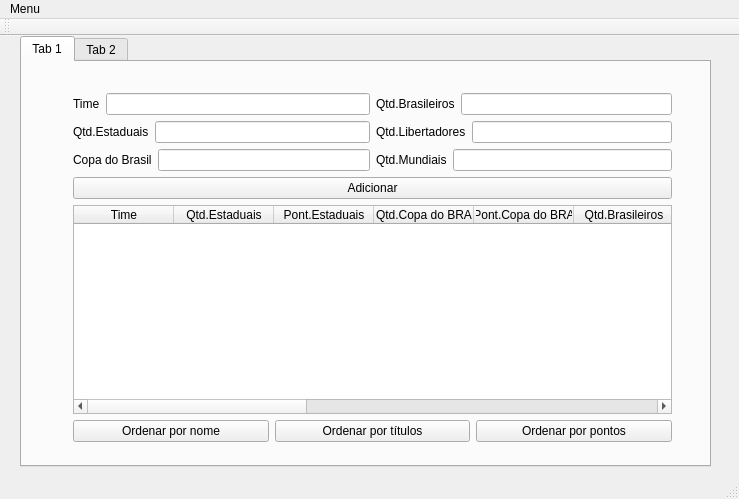
<?xml version="1.0" encoding="UTF-8"?>
<ui version="4.0">
 <class>MainWindow</class>
 <widget class="QMainWindow" name="MainWindow">
  <property name="geometry">
   <rect>
    <x>0</x>
    <y>0</y>
    <width>739</width>
    <height>499</height>
   </rect>
  </property>
  <property name="windowTitle">
   <string>MainWindow</string>
  </property>
  <widget class="QWidget" name="centralWidget">
   <widget class="QTabWidget" name="tabWidget">
    <property name="geometry">
     <rect>
      <x>20</x>
      <y>0</y>
      <width>691</width>
      <height>431</height>
     </rect>
    </property>
    <property name="currentIndex">
     <number>0</number>
    </property>
    <widget class="QWidget" name="tab">
     <attribute name="title">
      <string>Tab 1</string>
     </attribute>
     <widget class="QWidget" name="">
      <property name="geometry">
       <rect>
        <x>40</x>
        <y>20</y>
        <width>621</width>
        <height>371</height>
       </rect>
      </property>
      <layout class="QVBoxLayout" name="verticalLayout_8">
       <item>
        <layout class="QVBoxLayout" name="verticalLayout_6">
         <item>
          <layout class="QVBoxLayout" name="verticalLayout_4">
           <item>
            <layout class="QHBoxLayout" name="horizontalLayout_6">
             <item>
              <layout class="QVBoxLayout" name="verticalLayout">
               <item>
                <layout class="QHBoxLayout" name="horizontalLayout_2">
                 <item>
                  <widget class="QLabel" name="label">
                   <property name="text">
                    <string>Time</string>
                   </property>
                  </widget>
                 </item>
                 <item>
                  <widget class="QLineEdit" name="Nome"/>
                 </item>
                </layout>
               </item>
               <item>
                <layout class="QHBoxLayout" name="horizontalLayout">
                 <item>
                  <widget class="QLabel" name="label_2">
                   <property name="text">
                    <string>Qtd.Estaduais</string>
                   </property>
                  </widget>
                 </item>
                 <item>
                  <widget class="QLineEdit" name="Estaduais"/>
                 </item>
                </layout>
               </item>
               <item>
                <layout class="QHBoxLayout" name="horizontalLayout_7">
                 <item>
                  <widget class="QLabel" name="label_6">
                   <property name="text">
                    <string>Copa do Brasil</string>
                   </property>
                  </widget>
                 </item>
                 <item>
                  <widget class="QLineEdit" name="Copas"/>
                 </item>
                </layout>
               </item>
              </layout>
             </item>
             <item>
              <layout class="QVBoxLayout" name="verticalLayout_2">
               <item>
                <layout class="QHBoxLayout" name="horizontalLayout_5">
                 <item>
                  <widget class="QLabel" name="label_3">
                   <property name="text">
                    <string>Qtd.Brasileiros</string>
                   </property>
                  </widget>
                 </item>
                 <item>
                  <widget class="QLineEdit" name="Brasileiros"/>
                 </item>
                </layout>
               </item>
               <item>
                <layout class="QHBoxLayout" name="horizontalLayout_3">
                 <item>
                  <widget class="QLabel" name="label_4">
                   <property name="text">
                    <string>Qtd.Libertadores</string>
                   </property>
                  </widget>
                 </item>
                 <item>
                  <widget class="QLineEdit" name="Libertadores"/>
                 </item>
                </layout>
               </item>
               <item>
                <layout class="QHBoxLayout" name="horizontalLayout_4">
                 <item>
                  <widget class="QLabel" name="label_5">
                   <property name="text">
                    <string>Qtd.Mundiais</string>
                   </property>
                  </widget>
                 </item>
                 <item>
                  <widget class="QLineEdit" name="Mundiais"/>
                 </item>
                </layout>
               </item>
              </layout>
             </item>
            </layout>
           </item>
           <item>
            <widget class="QPushButton" name="pushButton">
             <property name="text">
              <string>Adicionar</string>
             </property>
            </widget>
           </item>
           <item>
            <layout class="QVBoxLayout" name="verticalLayout_3">
             <item>
              <widget class="QTableWidget" name="TabelaDados">
               <column>
                <property name="text">
                 <string>Time</string>
                </property>
               </column>
               <column>
                <property name="text">
                 <string>Qtd.Estaduais</string>
                </property>
               </column>
               <column>
                <property name="text">
                 <string>Pont.Estaduais</string>
                </property>
               </column>
               <column>
                <property name="text">
                 <string>Qtd.Copa do BRA</string>
                </property>
               </column>
               <column>
                <property name="text">
                 <string>Pont.Copa do BRA</string>
                </property>
               </column>
               <column>
                <property name="text">
                 <string>Qtd.Brasileiros</string>
                </property>
               </column>
               <column>
                <property name="text">
                 <string>Pont.Brasileiros</string>
                </property>
               </column>
               <column>
                <property name="text">
                 <string>Qtd.Libertadores </string>
                </property>
               </column>
               <column>
                <property name="text">
                 <string>Pont.Libertadores</string>
                </property>
               </column>
               <column>
                <property name="text">
                 <string>Qtd.Mundiais</string>
                </property>
               </column>
               <column>
                <property name="text">
                 <string>Pont.Mundiais</string>
                </property>
               </column>
               <column>
                <property name="text">
                 <string>Títulos totais</string>
                </property>
               </column>
               <column>
                <property name="text">
                 <string>Pont.Final</string>
                </property>
               </column>
              </widget>
             </item>
             <item>
              <layout class="QHBoxLayout" name="horizontalLayout_8">
               <item>
                <widget class="QPushButton" name="pushButton_2">
                 <property name="text">
                  <string>Ordenar por nome</string>
                 </property>
                </widget>
               </item>
               <item>
                <widget class="QPushButton" name="pushButton_3">
                 <property name="text">
                  <string>Ordenar por títulos</string>
                 </property>
                </widget>
               </item>
               <item>
                <widget class="QPushButton" name="pushButton_4">
                 <property name="text">
                  <string>Ordenar por pontos</string>
                 </property>
                </widget>
               </item>
              </layout>
             </item>
            </layout>
           </item>
          </layout>
         </item>
        </layout>
       </item>
      </layout>
     </widget>
    </widget>
    <widget class="QWidget" name="tab_2">
     <attribute name="title">
      <string>Tab 2</string>
     </attribute>
     <widget class="QWidget" name="layoutWidget">
      <property name="geometry">
       <rect>
        <x>150</x>
        <y>20</y>
        <width>421</width>
        <height>361</height>
       </rect>
      </property>
      <layout class="QVBoxLayout" name="verticalLayout_5">
       <item>
        <widget class="QLabel" name="label_8">
         <property name="text">
          <string>Time com maior quantidade de títulos</string>
         </property>
        </widget>
       </item>
       <item>
        <widget class="QLabel" name="label_7">
         <property name="text">
          <string/>
         </property>
        </widget>
       </item>
       <item>
        <widget class="QLabel" name="label_9">
         <property name="text">
          <string>Time com a menor quantidade títulos</string>
         </property>
        </widget>
       </item>
       <item>
        <widget class="QLabel" name="label_14">
         <property name="text">
          <string/>
         </property>
        </widget>
       </item>
       <item>
        <widget class="QLabel" name="label_10">
         <property name="text">
          <string>Time com mais pontos</string>
         </property>
        </widget>
       </item>
       <item>
        <widget class="QLabel" name="label_15">
         <property name="text">
          <string/>
         </property>
        </widget>
       </item>
       <item>
        <widget class="QLabel" name="label_11">
         <property name="text">
          <string>Time com menos pontos</string>
         </property>
        </widget>
       </item>
       <item>
        <widget class="QLabel" name="label_16">
         <property name="text">
          <string/>
         </property>
        </widget>
       </item>
       <item>
        <widget class="QLabel" name="label_12">
         <property name="text">
          <string>Média geral de títulos</string>
         </property>
        </widget>
       </item>
       <item>
        <widget class="QLabel" name="label_17">
         <property name="text">
          <string/>
         </property>
        </widget>
       </item>
       <item>
        <widget class="QLabel" name="label_13">
         <property name="text">
          <string>Média geral de pontos</string>
         </property>
        </widget>
       </item>
       <item>
        <widget class="QLabel" name="label_18">
         <property name="text">
          <string/>
         </property>
        </widget>
       </item>
      </layout>
     </widget>
    </widget>
   </widget>
   <widget class="QWidget" name="">
    <property name="geometry">
     <rect>
      <x>0</x>
      <y>0</y>
      <width>2</width>
      <height>2</height>
     </rect>
    </property>
    <layout class="QHBoxLayout" name="horizontalLayout_9"/>
   </widget>
   <widget class="QWidget" name="">
    <property name="geometry">
     <rect>
      <x>0</x>
      <y>0</y>
      <width>2</width>
      <height>2</height>
     </rect>
    </property>
    <layout class="QVBoxLayout" name="verticalLayout_7"/>
   </widget>
  </widget>
  <widget class="QToolBar" name="mainToolBar">
   <attribute name="toolBarArea">
    <enum>TopToolBarArea</enum>
   </attribute>
   <attribute name="toolBarBreak">
    <bool>false</bool>
   </attribute>
  </widget>
  <widget class="QStatusBar" name="statusBar"/>
  <widget class="QMenuBar" name="menuBar">
   <property name="geometry">
    <rect>
     <x>0</x>
     <y>0</y>
     <width>739</width>
     <height>21</height>
    </rect>
   </property>
   <widget class="QMenu" name="menuMenu">
    <property name="title">
     <string>Menu</string>
    </property>
    <addaction name="actionSalvar"/>
    <addaction name="actionCarregar"/>
   </widget>
   <addaction name="menuMenu"/>
  </widget>
  <action name="actionSalvar">
   <property name="text">
    <string>Salvar</string>
   </property>
  </action>
  <action name="actionCarregar">
   <property name="text">
    <string>Carregar</string>
   </property>
  </action>
 </widget>
 <layoutdefault spacing="6" margin="11"/>
 <resources/>
 <connections/>
</ui>
